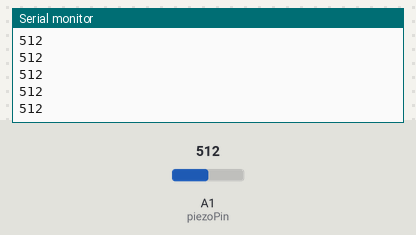
This sketch was run on a simulated Arduino Uno, built with avr-gcc and run on an emulated ATmega328P. On the bench: the last lines printed to the serial monitor. The inputs (shaded band) are chosen by the test bench; at power-on: A1 (piezoPin) = 512.

Above: at 1.2 s.
1.3 s: A1 (piezoPin) set to 716
At 2.4 s:
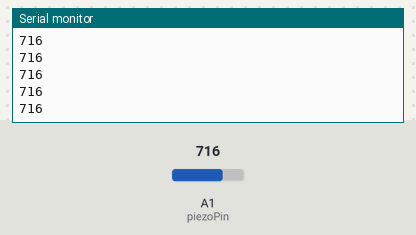
2.8 s: A1 (piezoPin) set to 900
At 3.4 s:
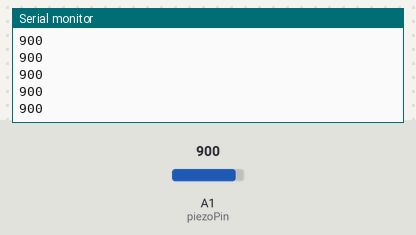
Timing chart, 0 to 5.8 s (numbered marks = the images above; inputs shaded):
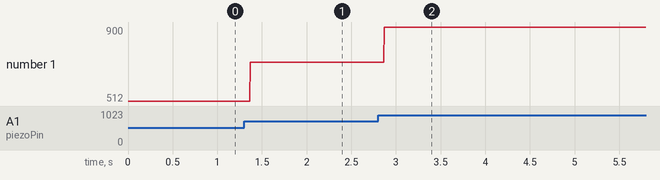

The sketch:

Piezo.ino
```cpp
int piezoPin = A1;

void setup() {
  Serial.begin(9600);
  Serial.flush();
}

void loop() {
  Serial.println(analogRead(piezoPin));
}
```

Measured:
- after the input at 1.3 s, the serial monitor: prints a new line after 0.07 s (image 1)
- after the input at 2.8 s, the serial monitor: prints a new line after 0.07 s (image 2)
- plotted number 1: 512 → 716 after the input at 1.3 s, 716 → 900 after the input at 2.8 s
